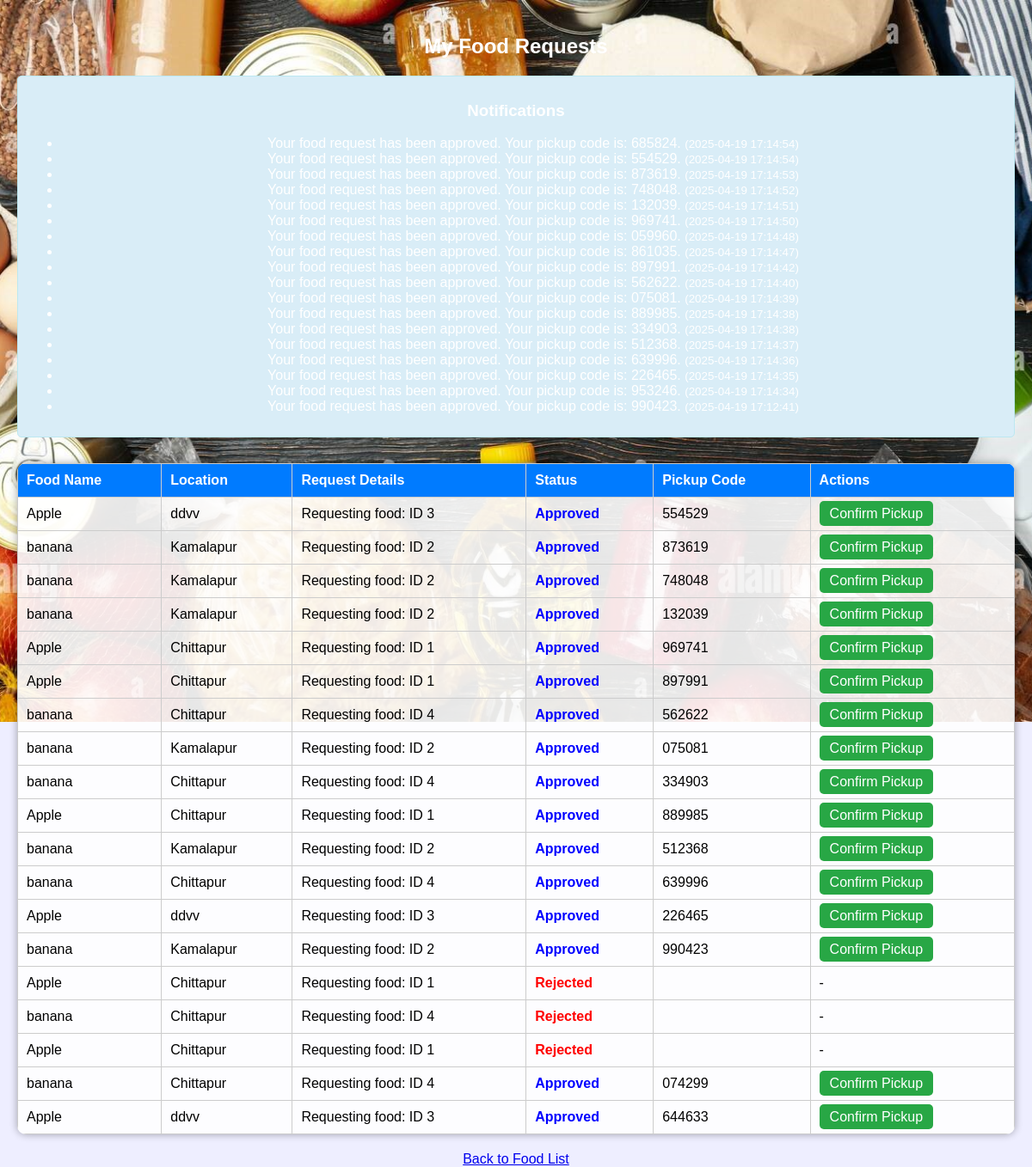
Screenshot of /requests (signed in) with the database file from the repository.
### tables this page shows
CREATE TABLE notifications (
                    id INTEGER PRIMARY KEY AUTOINCREMENT,
                    user_id INTEGER NOT NULL,
                    message TEXT NOT NULL,
                    is_read INTEGER DEFAULT 0,
                    created_at TIMESTAMP DEFAULT CURRENT_TIMESTAMP,
                    FOREIGN KEY (user_id) REFERENCES accounts(id)
                );

CREATE TABLE food_requests (
                    id INTEGER PRIMARY KEY AUTOINCREMENT,
                    user_id INTEGER NOT NULL,
                    request_details TEXT NOT NULL,
                    status TEXT NOT NULL,
                    created_at TEXT DEFAULT CURRENT_TIMESTAMP, pickup_code TEXT, address TEXT,
                    FOREIGN KEY (user_id) REFERENCES accounts(id)
                );

CREATE TABLE food_donations (
                    id INTEGER PRIMARY KEY AUTOINCREMENT,
                    food_name TEXT NOT NULL,
                    quantity INTEGER NOT NULL,
                    expiry_date TEXT NOT NULL,
                    location TEXT NOT NULL,
                    status TEXT NOT NULL,
                    user_id INTEGER NOT NULL,
                    FOREIGN KEY (user_id) REFERENCES accounts(id)
                );

### app.py (the view)
@app.route('/requests', methods=['GET', 'POST'])
def requests():
    if not session.get('loggedin'):
        flash("Please login first!", "warning")
        return redirect(url_for('login'))
    with get_sqlite_connection() as conn:
        cursor = conn.cursor()
        cursor.execute('''
            SELECT r.id, r.request_details, r.status, r.pickup_code, r.created_at, r.address,
                   fd.food_name, fd.location,
                   a.username as donor_username
            FROM food_requests r
            JOIN food_donations fd ON fd.id = (
                SELECT CAST(SUBSTR(r.request_details, INSTR(r.request_details, 'ID ') + 3) AS INTEGER)
            )
            JOIN accounts a ON fd.user_id = a.id
            WHERE r.user_id = ?
            ORDER BY r.created_at DESC
        ''', (session['id'],))
        reqs = cursor.fetchall()
        cursor.execute('''
            SELECT id, message, created_at
            FROM notifications
            WHERE user_id = ? AND is_read = 0
            ORDER BY created_at DESC
        ''', (session['id'],))
        notifications = cursor.fetchall()
    return render_template('requests.html', requests=reqs, notifications=notifications)

### app.py (called while the page is built)
def get_sqlite_connection():
    try:
        conn = sqlite3.connect(SQLITE_DB_PATH)
        conn.row_factory = sqlite3.Row
        return conn
    except sqlite3.Error as e:
        print(f"SQLite Error: {e}")
        return None

### templates/requests.html (shortened to what this page needs)
<!DOCTYPE html>
<html>
<head>
    <link rel="stylesheet" href="{{ url_for('static', filename='css/style.css') }}">
</head>
<body>
    <h2>My Food Requests</h2>
    {% if notifications and notifications|length > 0 %}
    <div style="background-color: #d9edf7; border: 1px solid #bce8f1; padding: 10px; margin-bottom: 20px; border-radius: 5px;">
        <h3>Notifications</h3>
        <ul>
            {% for note in notifications %}
            <li>{{ note.message }} <small>({{ note.created_at }})</small></li>
            {% endfor %}
        </ul>
    </div>
    {% endif %}
    <table>
        <thead>
            <tr>
                <th>Food Name</th>
                <th>Location</th>
                <th>Request Details</th>
                <th>Status</th>
                <th>Pickup Code</th>
                <th>Actions</th>
            </tr>
        </thead>
        <tbody>
            {% for req in requests %}
            <tr>
                <td>{{ req.food_name }}</td>
                <td>{{ req.location }}</td>
                <td>{{ req.request_details }}</td>
                <td class="status-{{ req.status|lower|replace(' ', '') }}">{{ req.status }}</td>
                <td>{{ req.pickup_code if req.status == 'Approved' else '' }}</td>
                <td>
                    {% if req.status == 'Approved' %}
                    <a href="{{ url_for('confirm_pickup', req_id=req.id) }}" class="button">Confirm Pickup</a>
                    {% elif req.status == 'Picked Up' %}
                    <a href="{{ url_for('submit_feedback', req_id=req.id) }}" class="button">Give Feedback</a>
                    {% else %}
                    -
                    {% endif %}
                </td>
            </tr>
            {% else %}
            <tr>
                <td colspan="6">No requests found.</td>
            </tr>
            {% endfor %}
        </tbody>
    </table>
    <a href="{{ url_for('food_list') }}">Back to Food List</a>
</body>
</html>

### static/style.css (style rules this page uses)
html { scroll-behavior: smooth; }
body { background: url('/static/images/Welcome.jpg') no-repeat center center/cover; height: 100vh; margin: 0; padding: 0; font-family: Arial, sans-serif; text-align: center; color: white; overflow-x: hidden; }
table { border-collapse: collapse; margin-top: 30px; width: 90%; background-color: rgba(255, 255, 255, 0.9); color: black; border-radius: 10px; overflow: hidden; box-shadow: 0px 0px 10px #00000055; }
th, td { padding: 12px 20px; text-align: center; border-bottom: 1px solid #ddd; }
th { background-color: #f2f2f2; color: black; font-weight: bold; }

### templates/requests.html (style rules this page uses)
body { font-family: Arial, sans-serif; background-color: #eef; padding: 20px; }
table { width: 100%; border-collapse: collapse; margin-bottom: 20px; }
th, td { border: 1px solid #ccc; padding: 10px; text-align: left; }
th { background-color: #007bff; color: white; }
a.button { background-color: #28a745; color: white; padding: 6px 12px; text-decoration: none; border-radius: 5px; }
.status-approved { color: blue; font-weight: bold; }
.status-rejected { color: red; font-weight: bold; }

### rows the page displays
notifications: message "Your food request has been approved. Your pickup code is: 685824.", created_at "2025-04-19 17:14:54"
notifications: message "Your food request has been approved. Your pickup code is: 554529.", created_at "2025-04-19 17:14:54"
notifications: message "Your food request has been approved. Your pickup code is: 873619.", created_at "2025-04-19 17:14:53"
notifications: message "Your food request has been approved. Your pickup code is: 748048.", created_at "2025-04-19 17:14:52"
notifications: message "Your food request has been approved. Your pickup code is: 132039.", created_at "2025-04-19 17:14:51"
notifications: message "Your food request has been approved. Your pickup code is: 969741.", created_at "2025-04-19 17:14:50"
notifications: message "Your food request has been approved. Your pickup code is: 059960.", created_at "2025-04-19 17:14:48"
notifications: message "Your food request has been approved. Your pickup code is: 861035.", created_at "2025-04-19 17:14:47"
notifications: message "Your food request has been approved. Your pickup code is: 897991.", created_at "2025-04-19 17:14:42"
notifications: message "Your food request has been approved. Your pickup code is: 562622.", created_at "2025-04-19 17:14:40"
notifications: message "Your food request has been approved. Your pickup code is: 075081.", created_at "2025-04-19 17:14:39"
notifications: message "Your food request has been approved. Your pickup code is: 889985.", created_at "2025-04-19 17:14:38"
notifications: message "Your food request has been approved. Your pickup code is: 334903.", created_at "2025-04-19 17:14:38"
notifications: message "Your food request has been approved. Your pickup code is: 512368.", created_at "2025-04-19 17:14:37"
notifications: message "Your food request has been approved. Your pickup code is: 639996.", created_at "2025-04-19 17:14:36"
notifications: message "Your food request has been approved. Your pickup code is: 226465.", created_at "2025-04-19 17:14:35"
notifications: message "Your food request has been approved. Your pickup code is: 953246.", created_at "2025-04-19 17:14:34"
notifications: message "Your food request has been approved. Your pickup code is: 990423.", created_at "2025-04-19 17:12:41"
food_requests: food_name "Apple", location "ddvv", request_details "Requesting food: ID 3", status "Approved", status+pickup_code "554529"
food_requests: food_name "banana", location "Kamalapur", request_details "Requesting food: ID 2", status "Approved", status+pickup_code "873619"
food_requests: food_name "banana", location "Kamalapur", request_details "Requesting food: ID 2", status "Approved", status+pickup_code "748048"
food_requests: food_name "banana", location "Kamalapur", request_details "Requesting food: ID 2", status "Approved", status+pickup_code "132039"
food_requests: food_name "Apple", location "Chittapur", request_details "Requesting food: ID 1", status "Approved", status+pickup_code "969741"
food_requests: food_name "Apple", location "Chittapur", request_details "Requesting food: ID 1", status "Approved", status+pickup_code "897991"
food_requests: food_name "banana", location "Chittapur", request_details "Requesting food: ID 4", status "Approved", status+pickup_code "562622"
food_requests: food_name "banana", location "Kamalapur", request_details "Requesting food: ID 2", status "Approved", status+pickup_code "075081"
food_requests: food_name "banana", location "Chittapur", request_details "Requesting food: ID 4", status "Approved", status+pickup_code "334903"
food_requests: food_name "Apple", location "Chittapur", request_details "Requesting food: ID 1", status "Approved", status+pickup_code "889985"
food_requests: food_name "banana", location "Kamalapur", request_details "Requesting food: ID 2", status "Approved", status+pickup_code "512368"
food_requests: food_name "banana", location "Chittapur", request_details "Requesting food: ID 4", status "Approved", status+pickup_code "639996"
food_requests: food_name "Apple", location "ddvv", request_details "Requesting food: ID 3", status "Approved", status+pickup_code "226465"
food_requests: food_name "banana", location "Kamalapur", request_details "Requesting food: ID 2", status "Approved", status+pickup_code "990423"
food_requests: food_name "Apple", location "Chittapur", request_details "Requesting food: ID 1", status "Rejected"
food_requests: food_name "banana", location "Chittapur", request_details "Requesting food: ID 4", status "Rejected"
food_requests: food_name "Apple", location "Chittapur", request_details "Requesting food: ID 1", status "Rejected"
food_requests: food_name "banana", location "Chittapur", request_details "Requesting food: ID 4", status "Approved", status+pickup_code "074299"
food_requests: food_name "Apple", location "ddvv", request_details "Requesting food: ID 3", status "Approved", status+pickup_code "644633"
